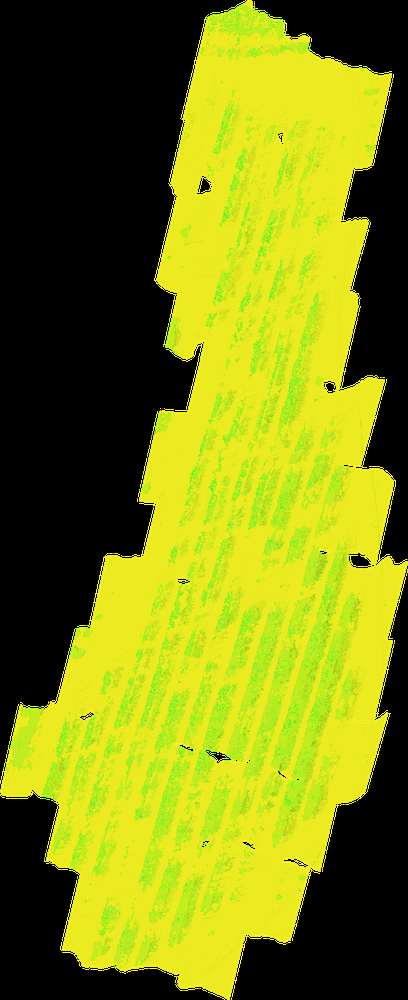
#> input picture index_images/multi_or_mND705.png, 408 x 1000 px, shrunk from 2658 x 6514 before the run
$ python brighten.py index_images/multi_or_mND705.png 5
#> lines starting #> are read from the running program, lines starting #| are printed output that depends on the picture
#> further down, img is the input picture: shape (1000, 408, 3); mean B, G, R 17.5, 130.5, 123.1
import cv2


def increase_brightness(img, value):
#> called with value = 5
    hsv = cv2.cvtColor(img, cv2.COLOR_BGR2HSV)
#> hsv: shape (1000, 408, 3); mean H, S, V 17.9, 123.1, 131.2
    h, s, v = cv2.split(hsv)
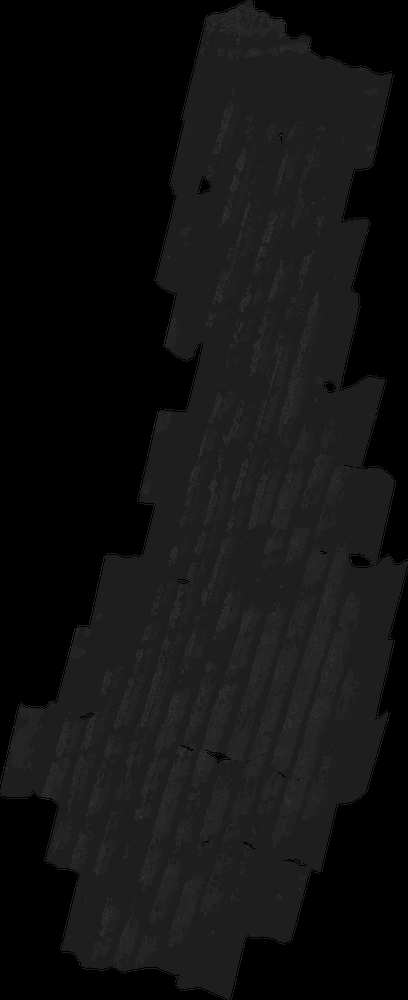
#> h: shape (1000, 408); min 0, max 67, mean 17.9
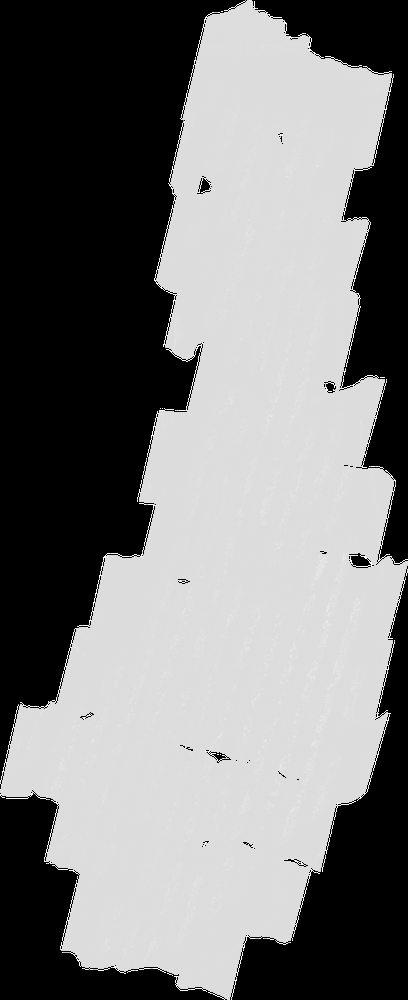
#> s: shape (1000, 408); min 0, max 255, mean 123.1

    lim = 255 - value
    v[v > lim] = 255
#> v: shape (1000, 408); min 0, max 255, mean 131.2
    v[v <= lim] += value
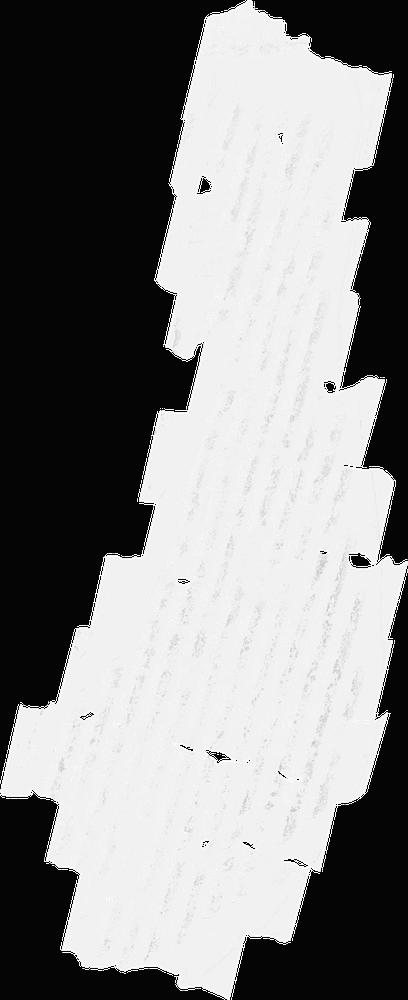
#> v: shape (1000, 408); min 5, max 255, mean 136.2

    final_hsv = cv2.merge((h, s, v))
#> final_hsv: shape (1000, 408, 3); mean H, S, V 17.9, 123.1, 136.2
    img = cv2.cvtColor(final_hsv, cv2.COLOR_HSV2BGR)
    return img


if __name__ == "__main__":
    import sys
    from os import path

    img = cv2.imread(sys.argv[1])
    basename = path.join(*sys.argv[1].split('.')[:-1])
    print(f'{basename}_brightened.png')
    cv2.imwrite(f'{basename}_brightened.png',
                increase_brightness(img, int(sys.argv[2])))
